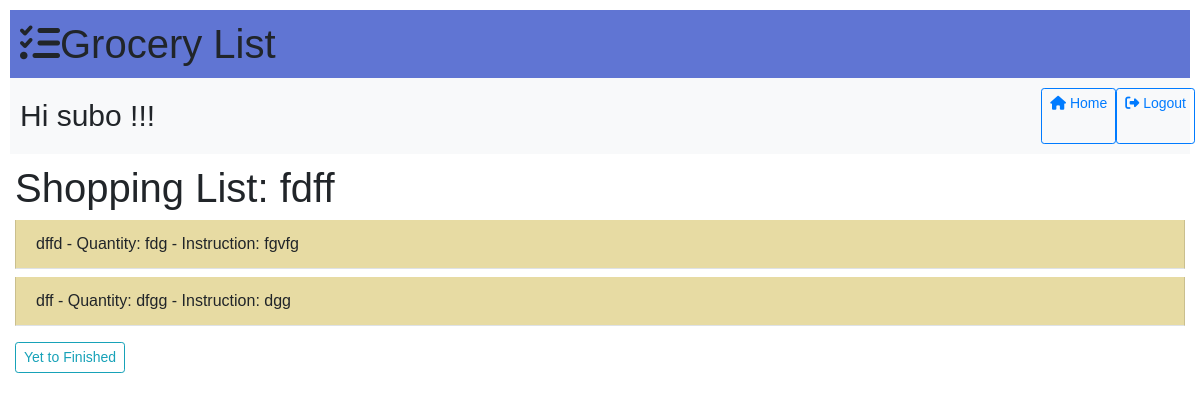
Screenshot of /projectG/shopnow/3/ (signed in) with the database file from the repository.
### projectG/models.py (models this page shows, shortened)
class User(AbstractUser):
    pass

class GroceryList(models.Model):
    name = models.CharField(max_length=100)
    finished = models.BooleanField(default=False)
    saved_list = models.BooleanField(default=False)
    timestamp = models.DateTimeField(auto_now_add=True)
    user = models.ForeignKey(User, on_delete=models.CASCADE,default=None)  # User who created the list
    shared_with = models.ManyToManyField(User, related_name='shared_lists', blank=True)

class GroceryItem(models.Model):
    list = models.ForeignKey(GroceryList, on_delete=models.CASCADE)  # Add this line
    name = models.CharField(max_length=100)
    quantity = models.CharField(max_length=50)
    instruction = models.CharField(max_length=200)
    user = models.ForeignKey(User, on_delete=models.CASCADE, related_name="userName")
    added=models.BooleanField(default=False)

### projectG/views.py (the view)
# urls.py: path('shopnow/<int:list_id>/', views.shopnow_view, name='shopnow_view'),
@login_required
def shopnow_view(request, list_id):
    try:
        grocery_list = GroceryList.objects.get(id=list_id)
        items = GroceryItem.objects.filter(list=grocery_list)
        print("ffffffffffffffshop now")
        context = {
            'list_name': grocery_list.name,
            'items': items,
            'finished' :grocery_list.finished,
        }
        return render(request, 'shopnow.html', context)
    except GroceryList.DoesNotExist:
        return render(request, 'shopnow.html', {'error_message': 'List not found'})

### projectG/templates/shopnow.html (shortened to what this page needs)
{% extends "layout.html" %}
{% load static %}
{% block body %}
<div class="container bg-blue">
    <h1 class="mb-0"><i class="fas fa-tasks me-2"></i>Grocery List</h1>
</div>
<div class="container bg-light">
    <div class="row" >
        <div class="col">
            <h2>Hi {{ request.user }} !!!</h2>
        </div>
            <a class="btn btn-sm btn-outline-primary" href="https://subogrocerylist-2cb1d307b153.herokuapp.com/projectG/" class="home-link">
                <i class="fas fa-home"></i> Home
            </a>
            <a class="btn btn-sm btn-outline-primary" href="{% url 'logout' %}">
                <i class="fas fa-sign-out-alt"></i> Logout
            </a>
    </div>
</div>
</div>
<body>
    <div class="container-fluid">
        <h1>Shopping List: {{ list_name }}</h1>
        <ul class="listed-items">
            {% if items %}
                {% for item in items %}
                 <div class="list-group-item d-flex d-flex justify-content-between align-items-center border-start-0 border-top-0 border-end-0 border-bottom rounded-0 mb-2 bg-yellow">
                 <li class="{% if item.added %}done{% endif %}" data-item-id="{{ item.id }}" onclick="toggleDone(this);" title="Click to mark as done">
                    {{ item.name }} - Quantity: {{ item.quantity }} - Instruction: {{ item.instruction }}
                 </li>
                 </div>
                {% endfor %}
            {% else %}
                <li>No items in this list.</li>
            {% endif %}
        </ul>
        <button class="btn btn-sm btn-outline-info" onclick="toggleTaskStatus('{{ list_id }}', this)">
            {% if finished == True %}
                Finished
            {% else %}
                Yet to Finished
            {% endif %}
        </button>
    </div>
{% endblock %}

### projectG/static/styles.css (style rules this page uses)
body { font-family: Arial, sans-serif; }
.container { max-width: 100%; padding: 10px; }
h2 { font-size: 30px; margin: 10px 0; }
.bg-yellow { background-color: rgb(231, 219, 163); }
.bg-blue { background-color: rgb(96, 117, 211); }
ul { list-style-type: none; padding: 0; }

### rows the page displays
User: user "subo"
GroceryList: name "fdff"
GroceryItem: name "dffd", quantity "fdg", instruction "fgvfg"
GroceryItem: name "dff", quantity "dfgg", instruction "dgg"
